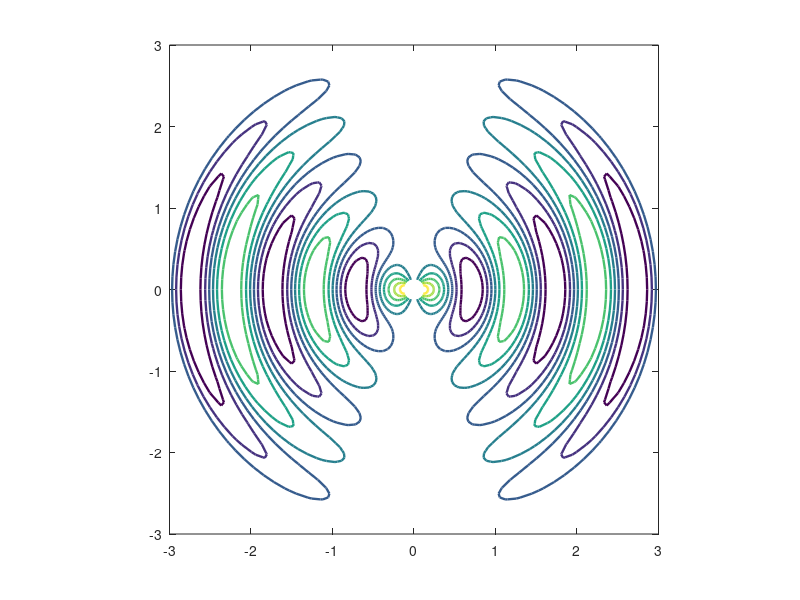

Write MATLAB code to recreate this figure. (Note: this script raises an error after producing the figure.)
% dipmovie.m - dipole radiation movie
% based on Example 13.5.1

% Sophocles J. Orfanidis - 1999-2008 - www.ece.rutgers.edu/~orfanidi/ewa

[r,th] = meshgrid(linspace(1/8,3,61), linspace(0,pi,61));

u = 2*pi*r; 
[z,x] = pol2cart(th,r);

for n=1:8
for i=0:63,
  d = 2*pi*i/64;        % one period [0,T] in increments of T/64

  C = (cos(u-d)./u + sin(u-d)) .* sin(th).^2;   % contour levels
  contour([-x; x], [z; z], [C; C], 8, 'linewidth',1.7);          % 8 levels

%   colormap([0,0,0]);          % enable for black & white contours 
  axis('square'); 
  xlim([-3,3]); ylim([-3,3]); 
  xtick(-3:3); ytick(-3:3);
  line([0,0],[-1/16,1/16],'linewidth',2);

  M(i+1) = getframe;
  drawnow;
end
end

% movie(M,8);       % play movie 8 times - equivalent to 8 periods



